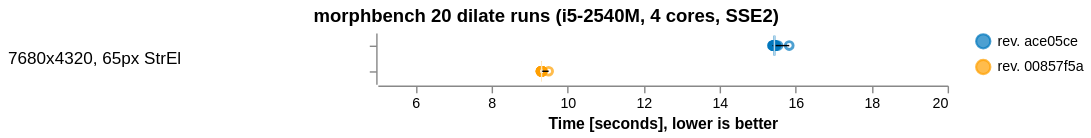

The Vega-Lite source for this figure:
### Vega-Lite specification from a JSON file in a GitHub repository (floating-point values rounded to 4 significant figures)
{"$schema": "https://vega.github.io/schema/vega-lite/v4.json", "title": {"text": "morphbench 20 dilate runs (i5-2540M, 4 cores, SSE2)", "anchor": "middle"}, "data": {"values": [{"set": "7680x4320, 65px StrEl", "var": "rev. ace05ce", "times": [15430.0, 15490.0, 15440.0, 15440.0, 15390.0, 15390.0, 15411, 15430.0, 15466, 15410.0, 15440.0, 15410.0, 15450.0, 15420.0, 15450.0, 15470.0, 15440, 15470.0, 15830.0, 15540.0]}, {"set": "7680x4320, 65px StrEl", "var": "rev. 00857f5a", "times": [9329.0, 9299.0, 9316.0, 9313.0, 9318.0, 9300.0, 9299.0, 9296.0, 9308.0, 9319.0, 9303.0, 9298.0, 9337.0, 9306.0, 9321.0, 9330.0, 9501.0, 9333.0, 9309.0, 9323.0]}]}, "transform": [{"flatten": ["times"]}, {"calculate": "datum.times/1000", "as": "times"}], "facet": {"row": {"field": "set", "type": "nominal", "spacing": 10, "header": {"title": "", "labelAngle": 0, "labelFontSize": 12}}}, "spec": {"encoding": {"x": {"field": "times", "type": "quantitative", "axis": {"title": "Time [seconds], lower is better", "grid": false}, "scale": {"domain": [5, 20]}}, "y": {"field": "var", "type": "nominal", "axis": {"title": "", "labels": false}, "sort": "descending"}, "color": {"field": "var", "type": "nominal", "scale": {"range": ["#0277bd", "#ffa000"]}, "legend": {"title": ""}, "sort": "descending"}}, "layer": [{"mark": "point"}, {"width": 400, "height": {"step": 18}, "mark": {"type": "boxplot", "extent": "min-max"}}]}, "config": {"view": {"stroke": "transparent"}, "axis": {"domainWidth": 1}}}
